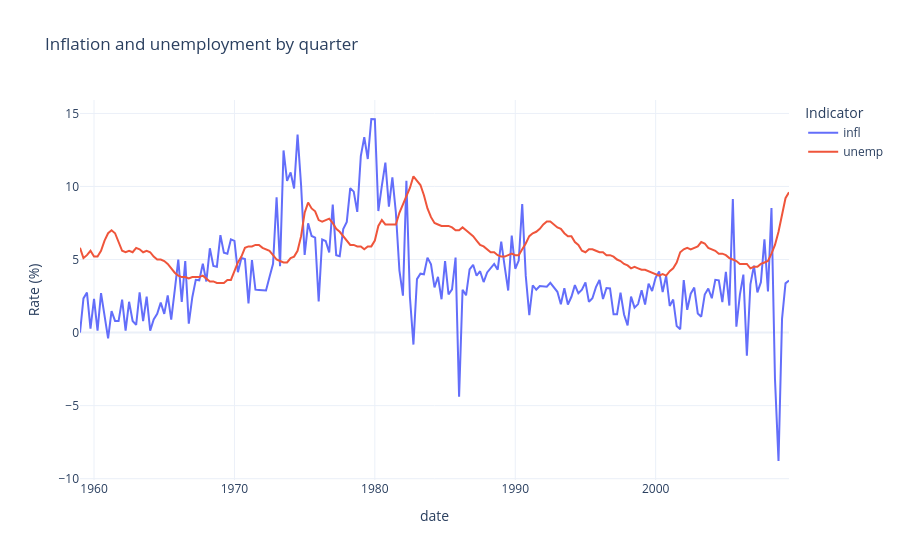

Write notebook code for a chart like this one.
### Markdown cell above
---
## **5. Building and exploring: in stages**
---
### Stage A — Build the first readable charts

I began by making the time-series plot with correctly labeled percent units, then the scatterplot. The figures below use high-level Plotly Express, so a classmate can experiment before reading the offline JavaScript dashboard code. In the standalone dashboard, the same four views use lower-level Plotly traces updated by one browser-side filter function.

**Early build screenshot (the first line chart):**

![First chart built with Plotly](attachment:stage1_line_chart.png)

### Code cell
# Stage A: a basic line chart
long = df.melt(id_vars=['date', 'period'], value_vars=['infl', 'unemp'],
               var_name='Indicator', value_name='Rate (%)')
fig1 = px.line(long, x='date', y='Rate (%)', color='Indicator',
               title='Inflation and unemployment by quarter')
fig1.update_layout(template='plotly_white')
fig1.show()

### Figure 1 — Plotly figure (JSON) as saved in the notebook; plotly's stock layout.template omitted (floating-point values rounded to 4 significant figures; data arrays with more than 128 entries replaced by an {"elided": "..."} marker saying what was removed)
{"data": [{"hovertemplate": "Indicator=infl<br>date=%{x}<br>Rate (%)=%{y}<extra></extra>", "legendgroup": "infl", "line": {"color": "#636efa", "dash": "solid"}, "marker": {"symbol": "circle"}, "mode": "lines", "name": "infl", "orientation": "v", "showlegend": true, "type": "scatter", "x": {"elided": "203 str values"}, "xaxis": "x", "y": {"elided": "203 float values"}, "yaxis": "y"}, {"hovertemplate": "Indicator=unemp<br>date=%{x}<br>Rate (%)=%{y}<extra></extra>", "legendgroup": "unemp", "line": {"color": "#EF553B", "dash": "solid"}, "marker": {"symbol": "circle"}, "mode": "lines", "name": "unemp", "orientation": "v", "showlegend": true, "type": "scatter", "x": {"elided": "203 str values"}, "xaxis": "x", "y": {"elided": "203 float values"}, "yaxis": "y"}], "layout": {"legend": {"title": {"text": "Indicator"}, "tracegroupgap": 0}, "title": {"text": "Inflation and unemployment by quarter"}, "xaxis": {"anchor": "y", "domain": [0, 1], "title": {"text": "date"}}, "yaxis": {"anchor": "x", "domain": [0, 1], "title": {"text": "Rate (%)"}}}}
